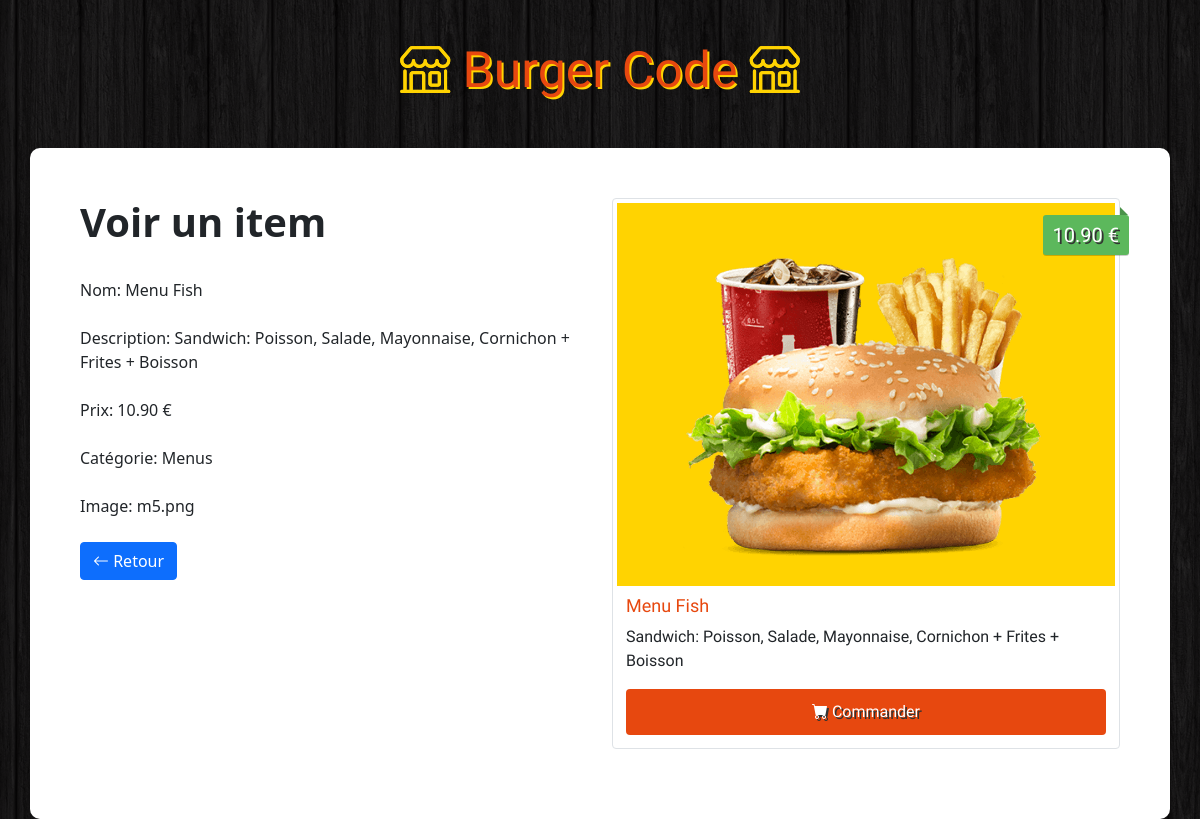
The app's page /BurgerCode/admin/view.php?id=5 with its own data.
### tables this page shows
CREATE TABLE `items` (
  `id` int(11) NOT NULL,
  `name` varchar(100) NOT NULL,
  `description` varchar(255) NOT NULL,
  `price` float NOT NULL,
  `image` varchar(255) NOT NULL,
  `category` int(11) NOT NULL
);

CREATE TABLE `categories` (
  `id` int(11) NOT NULL,
  `name` varchar(100) NOT NULL
);

### BurgerCode/admin/view.php (the view, shortened to what this page needs)
<?php
    if(!empty($_GET['id'])) {
        $id = checkInput($_GET['id']);
    }
    $db = Database::connect();
    $statement = $db->prepare("SELECT items.id, items.name, items.description, items.price, items.image, categories.name AS category FROM items LEFT JOIN categories ON items.category = categories.id WHERE items.id = ?");
    $statement->execute(array($id));
    $item = $statement->fetch();
    function checkInput($data) {
      $data = trim($data);
      $data = stripslashes($data);
      $data = htmlspecialchars($data);
      return $data;
    }
?>
<!DOCTYPE html>
<html>
    <head>
      <link href="https://cdn.jsdelivr.net/npm/bootstrap@5.1.1/dist/css/bootstrap.min.css" rel="stylesheet">
      <link rel="stylesheet" href="https://cdn.jsdelivr.net/npm/bootstrap-icons@1.5.0/font/bootstrap-icons.css">
      <link rel="stylesheet" href="../css/styles.css">
    </head>
    <body>
      <h1 class="text-logo"><span class="bi-shop"></span> Burger Code <span class="bi-shop"></span></h1>
      <div class="container admin">
        <div class="row">
          <div class="col-md-6">
            <h1><strong>Voir un item</strong></h1>
            <br>
            <form>
              <div>
                <label>Nom:</label><?php echo '  '.$item['name'];?>
              </div>
              <br>
              <div>
                <label>Description:</label><?php echo '  '.$item['description'];?>
              </div>
              <br>
              <div>
                <label>Prix:</label><?php echo '  '.number_format((float)$item['price'], 2, '.', ''). ' €';?>
              </div>
              <br>
              <div>
                <label>Catégorie:</label><?php echo '  '.$item['category'];?>
              </div>
              <br>
              <div>
                <label>Image:</label><?php echo '  '.$item['image'];?>
              </div>
            </form>
            <br>
            <div class="form-actions">
              <a class="btn btn-primary" href="index.php"><span class="bi-arrow-left"></span> Retour</a>
            </div>
          </div>
          <div class="col-md-6 site">
            <div class="img-thumbnail">
              <img src="<?php echo '../images/'.$item['image'];?>" alt="...">
              <div class="price"><?php echo number_format((float)$item['price'], 2, '.', ''). ' €';?></div>
              <div class="caption">
                <h4><?php echo $item['name'];?></h4>
                <p><?php echo $item['description'];?></p>
                <a href="#" class="btn btn-order" role="button"><span class="bi-cart-fill"></span> Commander</a>
              </div>
            </div>
          </div>
        </div>
      </div>
    </body>
</html>

### BurgerCode/css/styles.css (style rules this page uses)
body { background: url(../images/bg.png); }
.site { font-family: 'Holtwood One SC', sans-serif; }
.text-logo { font-family: 'Holtwood One SC', sans-serif; color: #e7480f; text-shadow: 2px 2px #ffd301; font-size: 50px; padding: 40px 0px; text-align: center; }
.text-logo span { color: #ffd301; text-shadow: 0px 0px #ffd301; }
.img-thumbnail { position: relative; margin-bottom: 20px; }
.img-thumbnail img { background: #ffd301; width: 100%; }
.img-thumbnail .price { background: #5cb85c; box-shadow: 0 1px rgba(0,0,0,0.2); -moz-box-shadow: 0 1px rgba(0,0,0,0.2); -webkit-box-shadow: 0 1px rgba(0,0,0,0.2); color: #fff; text-shadow: 2px 2px #333; position: absolute; right: -10px; top: 16px; padding: 5px 10px; font-size: 20px; border-radius: 3px; }
.img-thumbnail .price:before { border: 4px solid transparent; border-bottom: 4px solid #4a934a; border-left: 4px solid #4a934a; content: ""; position: absolute; right: 1px; top: -8px; }
.img-thumbnail .caption { padding: 9px; }
.img-thumbnail .caption h4 { color: #e7480f; font-size: 18px; }
.img-thumbnail .btn-order { width: 100%; padding: 10px; font-size: 16px; color: #fff; background-color: #e7480f; text-shadow: 2px 2px #333; }
.admin { background: #fff; padding: 50px; border-radius: 10px; }

### records on screen
items: name "Menu Fish", description "Sandwich: Poisson, Salade, Mayonnaise, Cornichon + Frites + Boisson", price "10.90", category.name "Menus", image "m5.png", image (picture)
